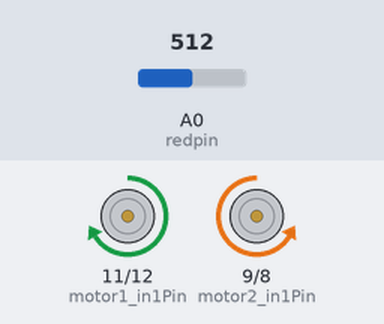
A sketch run on a simulated Arduino Uno, built with avr-gcc and run on an emulated ATmega328P. Shown: motor-driver pin pairs drawn as motors (green arrow = first pin HIGH = forward, orange = second pin HIGH = backward, longer = more drive, scaled by the enable pin). The test bench sets the inputs (shaded band); at power-on: A0 (redpin) = 512.

Above: at 1.2 s.
1.3 s: A0 (redpin) set to 670
2.8 s: A0 (redpin) set to 704
At 4.0 s:
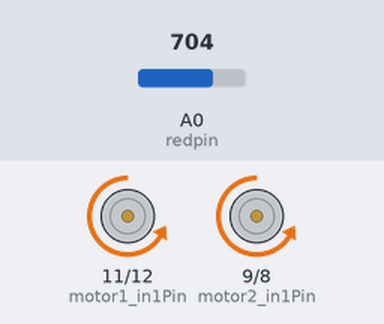
4.3 s: A0 (redpin) set to 742
5.8 s: A0 (redpin) set to 773
At 6.3 s:
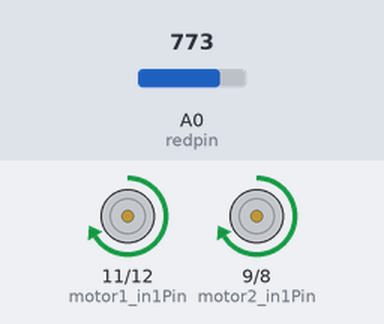
7.3 s: A0 (redpin) set to 716
At 8.5 s:
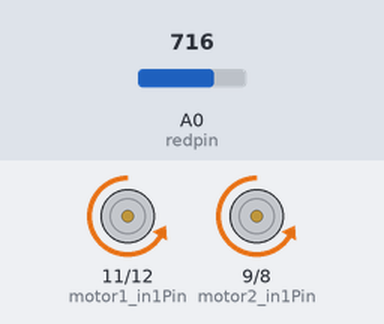
8.8 s: A0 (redpin) set to 900
At 9.8 s:
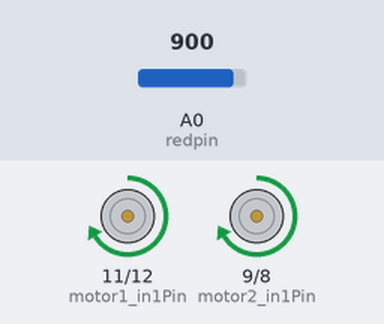
Timing chart, 0 to 11.3 s (numbered marks = the images above; inputs shaded):
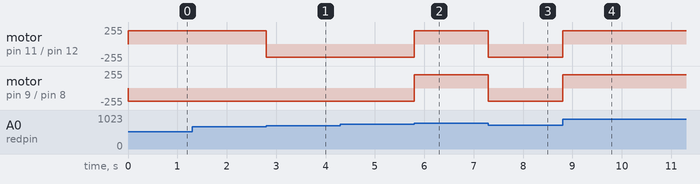

The sketch:

robot_sonic.ino
```cpp
// ___________________________________________________________________________________________________________________________

int motor1_enablePin = 3; //pwm
int motor1_in1Pin = 11;
int motor1_in2Pin = 12;

int motor2_enablePin = 10; //pwm
int motor2_in1Pin = 9;
int motor2_in2Pin = 8;

int i;
int j;
int val;
int val2;
int redpin=0;
int redpin2=1;
int d;

// ___________________________________________________________________________________________________________________________


/*
 * Fonction qui fait quoi ?
 */
int distanceFunction(){
   i=analogRead(redpin);
    val=(6762/(i-9))-4;


  return val;
}

int mouvement(int d){
  if (d<5)
 {
  digitalWrite(motor1_in1Pin, HIGH);
  digitalWrite(motor1_in2Pin, LOW);
  digitalWrite(motor2_in1Pin, HIGH);
  digitalWrite(motor2_in2Pin, LOW);

 }
 else if (d>5 and d<20)
     {
     digitalWrite(motor1_in1Pin, HIGH);
     digitalWrite(motor1_in2Pin, LOW);
     digitalWrite(motor2_in1Pin, LOW);
     digitalWrite(motor2_in2Pin, HIGH);
     }


     else
     {
     digitalWrite(motor1_in1Pin, LOW);
     digitalWrite(motor1_in2Pin, HIGH);
     digitalWrite(motor2_in1Pin, LOW);
     digitalWrite(motor2_in2Pin, HIGH);
 }


}


/*___________________________________________________________________________________________________________________________
 * ___________________________________________________________________________________________________________________________
 */
void setup() {
  // set all the other pins you're using as outputs:
  pinMode(motor1_in1Pin, OUTPUT);
  pinMode(motor1_in2Pin, OUTPUT);
  pinMode(motor1_enablePin, OUTPUT);
  pinMode(motor2_in1Pin, OUTPUT);
  pinMode(motor2_in2Pin, OUTPUT);
  pinMode(motor2_enablePin, OUTPUT);
  pinMode(redpin,OUTPUT);
  pinMode(redpin2,OUTPUT);


    Serial.begin(9600);

  // set enablePin high so that motor can turn on:
  analogWrite(motor1_enablePin, 200);
  analogWrite(motor2_enablePin, 200);
}


void loop() {
    d=distanceFunction();
    mouvement(d);

}


/*___________________________________________________________________________________________________________________________
 * ___________________________________________________________________________________________________________________________
 */
```

Measured:
- the behaviour switches between 685 and 686 on A0 (redpin) (found by bisection; images 0 and 1)
- the behaviour switches between 760 and 761 on A0 (redpin) (found by bisection; images 1 and 2)
- after the input at 1.3 s, every drawn part: stays the same
- after the input at 2.8 s, motor on pin 11 (motor1_in1Pin) / pin 12 (motor1_in2Pin): forward 200/255 → backward 200/255 at once
- after the input at 4.3 s, every drawn part: stays the same
- after the input at 5.8 s, motor on pin 11 (motor1_in1Pin) / pin 12 (motor1_in2Pin), motor on pin 9 (motor2_in1Pin) / pin 8 (motor2_in2Pin): backward 200/255 → forward 200/255 at once
- after the input at 7.3 s, motor on pin 11 (motor1_in1Pin) / pin 12 (motor1_in2Pin), motor on pin 9 (motor2_in1Pin) / pin 8 (motor2_in2Pin): forward 200/255 → backward 200/255 at once
- after the input at 8.8 s, motor on pin 11 (motor1_in1Pin) / pin 12 (motor1_in2Pin), motor on pin 9 (motor2_in1Pin) / pin 8 (motor2_in2Pin): backward 200/255 → forward 200/255 at once
